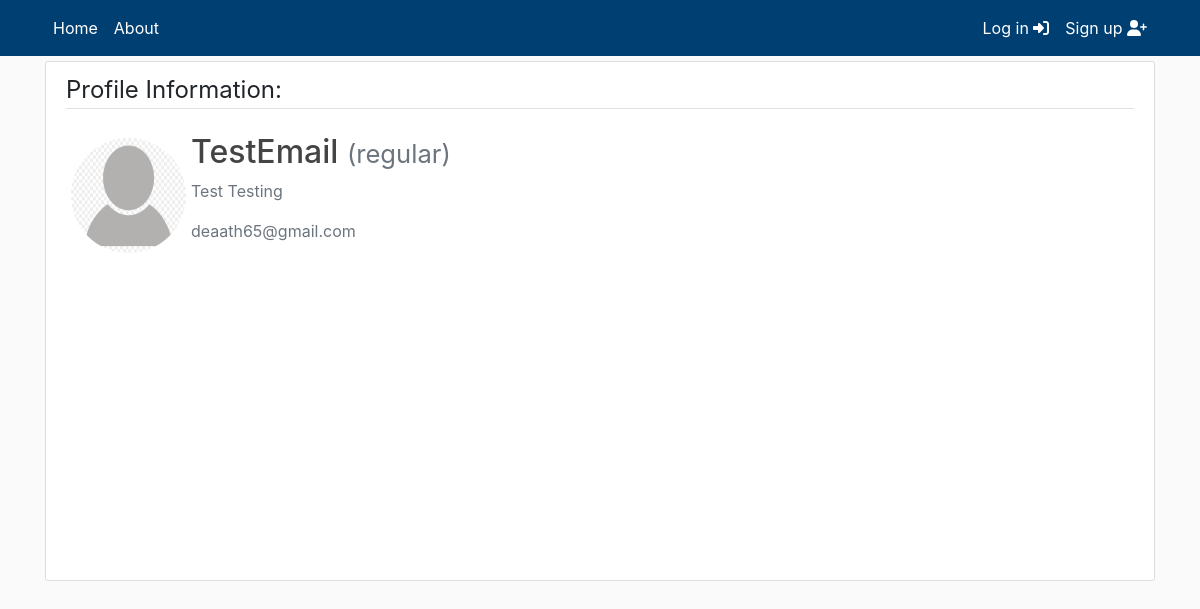
Before: /profile/TestEmail/ with the older database file.
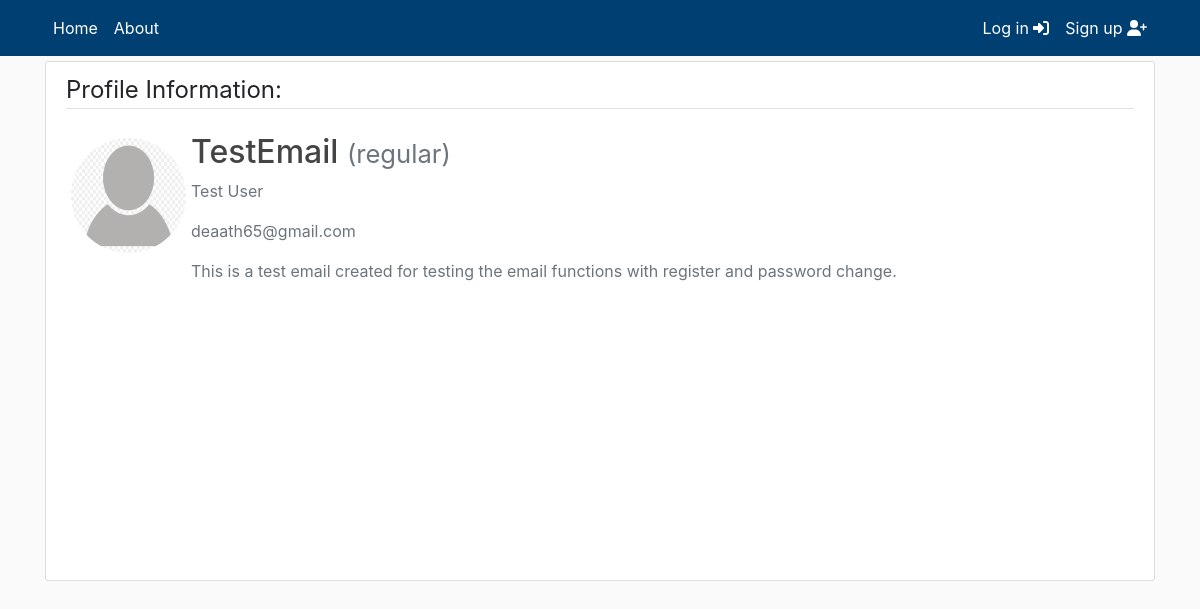
After: the same page with the newer database file.
### users/models.py (models this page shows, shortened)
class CustomUser(AbstractUser):
    def image_upload_to(self, instance=None):
        if instance:
            return os.path.join("Users", self.username, instance)
        return None
    STATUS = (
        ('regular', 'regular'),
        ('subscriber', 'subscriber'),
        ('moderator', 'moderator')
    )
    email = models.EmailField(unique=True)
    status = models.CharField(max_length=100, choices=STATUS, default='regular')
    description = models.TextField('Description', max_length=600, default='', blank=True)
    image = models.ImageField(default='default/user.jpg', upload_to=image_upload_to ,)

### users/views.py (the view, shortened to what this page needs)
# urls.py: path('profile/<username>/', views.profile, name='profile'),
def profile(request, username):
    user = get_user_model().objects.filter(username=username).first()
    if user:
        form = UserUpdateForm(instance=user)
        return render(
            request=request,
            template_name='users/profile.html',
            context={'form':form}
        )
    else:
        return redirect('homepage')

### users/templates/users/profile.html (shortened to what this page needs)
{% extends "main/header.html" %}
{% load crispy_forms_tags %}
{% block content %}
<div class="content-section col-lg-12 col-md-12 col-sm-12 tutorial-style" style="min-height:65vh;">
    <legend class="border-bottom mb-4">Profile Information:</legend>
    <form method="POST" enctype="multipart/form-data">
        <div class="media">
            {% if user.username == form.instance.username %}
                <input id="id_image" type="file" name="image" hidden/>
                <label for="id_image">
                    <img class="rounded-circle account-img profile-image"
                        style="cursor: pointer"
                        src="{{ form.instance.image.url }}"
                        title="Upload new image" />
                </label>
            {% else %}
                <img class="rounded-circle account-img profile-image", src="{{form.instance.image.url}}" />
            {% endif %}
            <div class="media-body">
                <h2 class="account-heading">{{ form.instance.username }}
                    <small class="text-muted">({{ form.instance.status }})</small>
                </h2>
                <p class="text-secondary">{{ form.instance.first_name }} {{ form.instance.last_name }}</p>
                <p class="text-secondary">{{ form.instance.email }}</p>
                <p class="text-secondary">{{ form.instance.description }}</p>
            </div>
        </div>
    </form>
</div>
{% endblock content %}

Changed rows visible on the page:
changed CustomUser "TestEmail": instance.last_name "Testing" → "User"; instance.description (not shown) → "This is a test email created for testing the email functions with register and password change."
